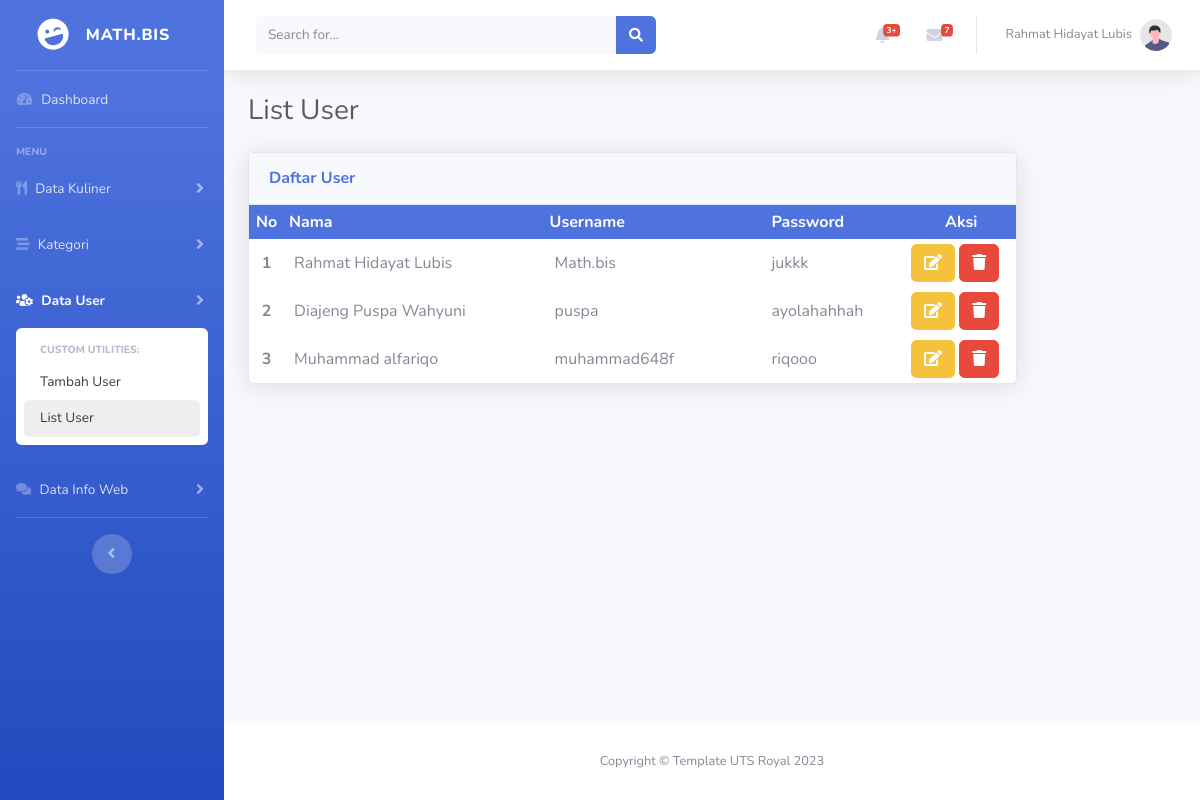
/list_user.php, run on an earlier commit of the app's database.
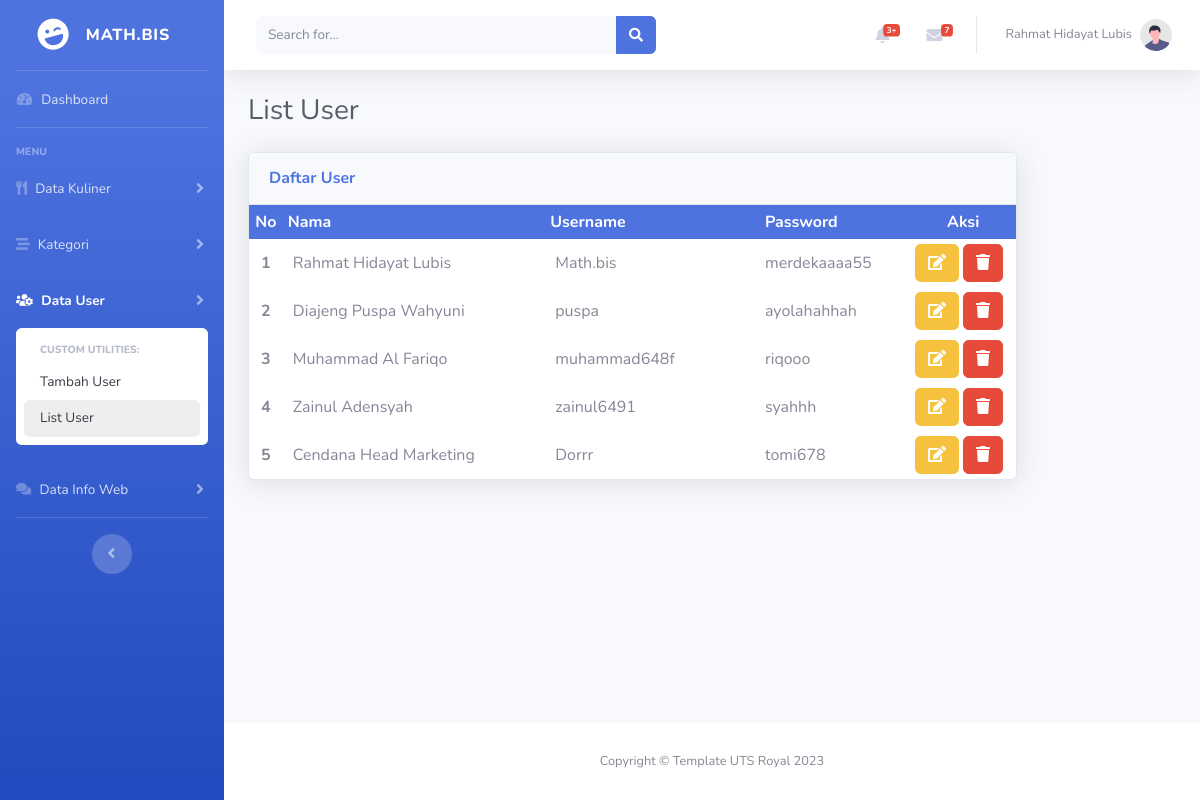
And on a later commit of the database.
### tables this page shows
CREATE TABLE `tabel_user` (
  `id` int(11) NOT NULL,
  `nama_user` varchar(25) NOT NULL,
  `username` varchar(25) NOT NULL,
  `password` varchar(255) NOT NULL
);

### koneksi.php (called while the page is built, shortened)
<?php
$databaseName = "db_project_akhir";
$conn = mysqli_connect("localhost", "root", "", $databaseName);
function query($query){
    global $conn;
    $result = mysqli_query($conn, $query);
    $rows = [];
    while ( $row = mysqli_fetch_assoc($result)) {
        $rows[] = $row;
    }
    return $rows;
}
?>

### Component/UserAktif.php (called while the page is built, shortened)
<?php
if ( !isset($_SESSION['aktif_user']) ){
  $user = query("SELECT * FROM tabel_user WHERE nama_user LIKE '%rahmat%'")[0];
} else {
  $uid = $_SESSION['aktif_user'];
  $user = query("SELECT * FROM tabel_user WHERE id = '$uid'")[0];
}
?>

### list_user.php (the view, shortened to what the changed rows need)
<?php
require 'koneksi.php';
$users = query("SELECT * FROM tabel_user");
?>
<!DOCTYPE html>
<html lang="en">
<head>
  <link href="vendor/fontawesome-free/css/all.min.css" rel="stylesheet" type="text/css">
  <link href="css/sb-admin-2.min.css" rel="stylesheet">
  <link rel="stylesheet" href="css/index.css">
</head>
<body id="page-top">
  <div id="wrapper">
    <ul class="navbar-nav bg-gradient-primary sidebar sidebar-dark accordion" id="accordionSidebar">
      <a class="sidebar-brand d-flex align-items-center justify-content-center" href="#">
        <div class="sidebar-brand-icon rotate-n-15">
          <i class="fas fa-laugh-wink"></i>
        </div>
        <?php include './Component/UserAktif.php'; ?>
        <div class="sidebar-brand-text mx-3 text-truncate""><?= $user["username"] ?></div>
            </a>
    </ul>
    <div id="content-wrapper" class="d-flex flex-column">
      <div id="content">
        <?php include './Component/Topbar.php'; ?>
        <div class="container-fluid">
          <div class="d-sm-flex align-items-center justify-content-between mb-4">
            <h1 class="h3 mb-0 text-gray-800">List User</h1>
          </div>
          <div class="row">
            <div class="col-lg-10">
              <div class="card shadow mb-4">
                <div class="card-body p-0">
                  <table cellpadding="5" width="100%">
                    <tr class="bg-primary text-white">
                      <th class="text-center">No</th>
                      <th>Nama</th>
                      <th>Username</th>
                      <th style="padding: 0 25px 0 25px;">Password</th>
                      <th class="text-center">Aksi</th>
                    </tr>
                    <?php
                     $no = 1;
                     foreach( $users as $user): ?>
                    <tr class="p-4">
                      <td class="text-center font-weight-bold"><?= $no ?></td>
                      <td style="padding: 6px 50px 6px 10px;"><?= $user["nama_user"] ?></td>
                      <td style="padding: 6px 50px 6px 10px;"><?= $user["username"] ?></td>
                      <td style="padding: 0 25px 0 25px;"><?= $user["password"] ?></td>
                      <td class="text-centers">
                        <a href="#" class="btn btn-warning" data-toggle="modal"
                          data-target="#editUser<?= $user['id'] ?>">
                          <i class="fas fa-edit"></i>
                        </a>
                        <a href="delete_data.php?id=<?= $user['id'] ?>&act=user" class="btn btn-danger"
                          onclick="return confirm('Yakin Menghapus <?= $user['nama_user']; ?> ?');">
                          <i class="fas fa-trash"></i>
                        </a>
                      </td>
                    </tr>
                    <?php $no++; ?>
                    <?php endforeach; ?>
                  </table>
                </div>
              </div>
            </div>
          </div>
        </div>
      </div>
    </div>
  </div>
</body>
</html>

### Component/Topbar.php (shortened to what the changed rows need)
<nav class="navbar navbar-expand navbar-light bg-white topbar mb-4 static-top shadow">
  <ul class="navbar-nav ml-auto">
    <li class="nav-item dropdown no-arrow">
      <a class="nav-link dropdown-toggle" href="#" id="userDropdown" role="button" data-toggle="dropdown"
        aria-haspopup="true" aria-expanded="false">
        <span class="mr-2 d-none d-lg-inline text-gray-600 small"><?= $user["nama_user"] ?></span>
        <img class="img-profile rounded-circle" src="img/undraw_profile.svg">
      </a>
    </li>
  </ul>
</nav>

What changed in the data, as far as the page shows it:
changed tabel_user "Rahmat Hidayat Lubis": password "jukkk" → "merdekaaaa55"
changed tabel_user "muhammad648f": nama_user "Muhammad alfariqo" → "Muhammad Al Fariqo"
added tabel_user: nama_user "Zainul Adensyah", username "zainul6491", password "syahhh"
added tabel_user: nama_user "Cendana Head Marketing", username "Dorrr", password "tomi678"
